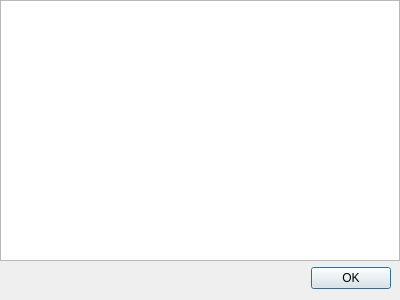
<?xml version="1.0" encoding="UTF-8"?>
<ui version="4.0">
 <class>cb_dialog</class>
 <widget class="QDialog" name="cb_dialog">
  <property name="geometry">
   <rect>
    <x>0</x>
    <y>0</y>
    <width>400</width>
    <height>300</height>
   </rect>
  </property>
  <property name="windowTitle">
   <string>Dialog</string>
  </property>
  <layout class="QVBoxLayout" name="verticalLayout">
   <property name="leftMargin">
    <number>0</number>
   </property>
   <property name="topMargin">
    <number>0</number>
   </property>
   <property name="rightMargin">
    <number>0</number>
   </property>
   <item>
    <widget class="QTextBrowser" name="textbrowser_text"/>
   </item>
   <item>
    <layout class="QHBoxLayout" name="horizontalLayout">
     <item>
      <widget class="QDialogButtonBox" name="buttonBox">
       <property name="orientation">
        <enum>Qt::Horizontal</enum>
       </property>
       <property name="standardButtons">
        <set>QDialogButtonBox::Ok</set>
       </property>
      </widget>
     </item>
     <item>
      <spacer name="horizontalSpacer">
       <property name="orientation">
        <enum>Qt::Horizontal</enum>
       </property>
       <property name="sizeType">
        <enum>QSizePolicy::Fixed</enum>
       </property>
       <property name="sizeHint" stdset="0">
        <size>
         <width>9</width>
         <height>20</height>
        </size>
       </property>
      </spacer>
     </item>
    </layout>
   </item>
  </layout>
 </widget>
 <resources/>
 <connections>
  <connection>
   <sender>buttonBox</sender>
   <signal>accepted()</signal>
   <receiver>cb_dialog</receiver>
   <slot>accept()</slot>
   <hints>
    <hint type="sourcelabel">
     <x>248</x>
     <y>254</y>
    </hint>
    <hint type="destinationlabel">
     <x>157</x>
     <y>274</y>
    </hint>
   </hints>
  </connection>
  <connection>
   <sender>buttonBox</sender>
   <signal>rejected()</signal>
   <receiver>cb_dialog</receiver>
   <slot>reject()</slot>
   <hints>
    <hint type="sourcelabel">
     <x>316</x>
     <y>260</y>
    </hint>
    <hint type="destinationlabel">
     <x>286</x>
     <y>274</y>
    </hint>
   </hints>
  </connection>
 </connections>
</ui>
